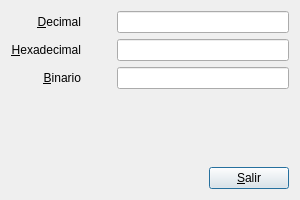
<ui version="4.0" >
 <class>ByteConverterDialog</class>
 <widget class="QDialog" name="ByteConverterDialog" >
  <property name="geometry" >
   <rect>
    <x>0</x>
    <y>0</y>
    <width>300</width>
    <height>200</height>
   </rect>
  </property>
  <property name="minimumSize" >
   <size>
    <width>300</width>
    <height>200</height>
   </size>
  </property>
  <property name="maximumSize" >
   <size>
    <width>300</width>
    <height>200</height>
   </size>
  </property>
  <property name="windowTitle" >
   <string>Number Converter</string>
  </property>
  <layout class="QVBoxLayout" >
   <item>
    <layout class="QGridLayout" >
     <item row="0" column="0" >
      <widget class="QLabel" name="label" >
       <property name="text" >
        <string>&amp;Decimal</string>
       </property>
       <property name="alignment" >
        <set>Qt::AlignRight|Qt::AlignTrailing|Qt::AlignVCenter</set>
       </property>
       <property name="buddy" >
        <cstring>decEdit</cstring>
       </property>
      </widget>
     </item>
     <item row="0" column="2" >
      <widget class="QLineEdit" name="decEdit" />
     </item>
     <item row="1" column="0" >
      <widget class="QLabel" name="label_2" >
       <property name="text" >
        <string>&amp;Hexadecimal</string>
       </property>
       <property name="alignment" >
        <set>Qt::AlignRight|Qt::AlignTrailing|Qt::AlignVCenter</set>
       </property>
       <property name="buddy" >
        <cstring>hexEdit</cstring>
       </property>
      </widget>
     </item>
     <item row="1" column="2" >
      <widget class="QLineEdit" name="hexEdit" />
     </item>
     <item row="2" column="0" >
      <widget class="QLabel" name="label_3" >
       <property name="text" >
        <string>&amp;Binario</string>
       </property>
       <property name="alignment" >
        <set>Qt::AlignRight|Qt::AlignTrailing|Qt::AlignVCenter</set>
       </property>
       <property name="buddy" >
        <cstring>binEdit</cstring>
       </property>
      </widget>
     </item>
     <item row="2" column="2" >
      <widget class="QLineEdit" name="binEdit" />
     </item>
     <item row="1" column="1" >
      <spacer>
       <property name="orientation" >
        <enum>Qt::Horizontal</enum>
       </property>
       <property name="sizeType" >
        <enum>QSizePolicy::Preferred</enum>
       </property>
       <property name="sizeHint" >
        <size>
         <width>30</width>
         <height>20</height>
        </size>
       </property>
      </spacer>
     </item>
    </layout>
   </item>
   <item>
    <spacer>
     <property name="orientation" >
      <enum>Qt::Vertical</enum>
     </property>
     <property name="sizeType" >
      <enum>QSizePolicy::Expanding</enum>
     </property>
     <property name="sizeHint" >
      <size>
       <width>20</width>
       <height>40</height>
      </size>
     </property>
    </spacer>
   </item>
   <item>
    <layout class="QHBoxLayout" >
     <item>
      <spacer>
       <property name="orientation" >
        <enum>Qt::Horizontal</enum>
       </property>
       <property name="sizeHint" >
        <size>
         <width>40</width>
         <height>20</height>
        </size>
       </property>
      </spacer>
     </item>
     <item>
      <widget class="QPushButton" name="exitButton" >
       <property name="text" >
        <string>&amp;Salir</string>
       </property>
      </widget>
     </item>
    </layout>
   </item>
  </layout>
 </widget>
 <tabstops>
  <tabstop>decEdit</tabstop>
  <tabstop>hexEdit</tabstop>
  <tabstop>binEdit</tabstop>
  <tabstop>exitButton</tabstop>
 </tabstops>
 <resources/>
 <connections>
  <connection>
   <sender>exitButton</sender>
   <signal>clicked()</signal>
   <receiver>ByteConverterDialog</receiver>
   <slot>accept()</slot>
   <hints>
    <hint type="sourcelabel" >
     <x>243</x>
     <y>173</y>
    </hint>
    <hint type="destinationlabel" >
     <x>150</x>
     <y>128</y>
    </hint>
   </hints>
  </connection>
 </connections>
</ui>
